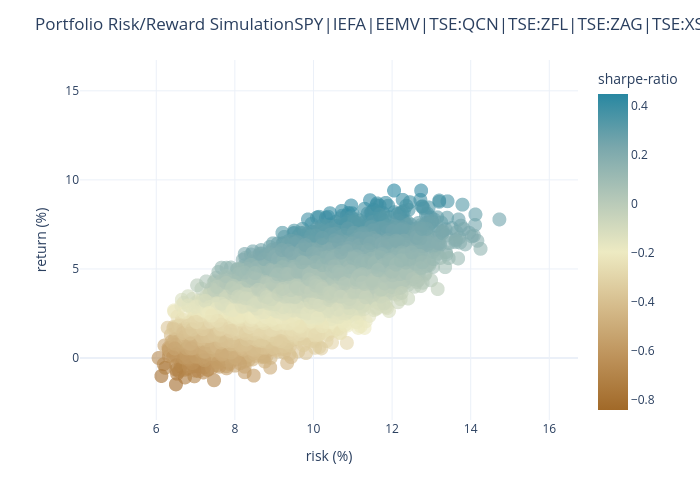

Notebook code cell kept with this figure:
### Markdown cell above
# **Build the Efficient Frontier from all possible weight combinations**

### Code cell
# build the efficient frontier
p.build_efficient_frontier(
    total_portfolio_wt=100,
    min_security_wt=0,
    max_security_wt=30,
    weight_increment=10,
    num_sims=100,
    years=10,
    frequency='monthly',
    verbose = 1000  # print progress every 1,000 portfolios
)
p.plot_efficient_frontier()
p.get_optimal_portfolios(5)

### Figure 1 — Plotly figure (JSON) as saved in the notebook; plotly's stock layout.template omitted (floating-point values rounded to 4 significant figures; data arrays with more than 128 entries replaced by an {"elided": "..."} marker saying what was removed)
{"data": [{"customdata": {"elided": "6728x2 mixed values"}, "hovertemplate": "expected-risk=%{x}<br>expected-return=%{y}<br>portfolio-weights=%{customdata[0]}<br>sharpe-ratio=%{marker.color}<extra></extra>", "legendgroup": "", "marker": {"color": {"elided": "6728 float values"}, "coloraxis": "coloraxis", "opacity": 0.6, "size": 14, "symbol": "circle"}, "mode": "markers", "name": "", "showlegend": false, "type": "scattergl", "x": {"elided": "6728 float values"}, "xaxis": "x", "y": {"elided": "6728 float values"}, "yaxis": "y"}], "layout": {"coloraxis": {"colorbar": {"title": {"text": "sharpe-ratio"}}, "colorscale": [[0, "rgb(161, 105, 40)"], [0.1667, "rgb(189, 146, 90)"], [0.3333, "rgb(214, 189, 141)"], [0.5, "rgb(237, 234, 194)"], [0.6667, "rgb(181, 200, 184)"], [0.8333, "rgb(121, 167, 172)"], [1, "rgb(40, 135, 161)"]]}, "height": 500, "hovermode": "y", "legend": {"title": {"text": "Portfolio Weights"}, "tracegroupgap": 0}, "margin": {"t": 60}, "title": {"text": "Portfolio Risk/Reward SimulationSPY|IEFA|EEMV|TSE:QCN|TSE:ZFL|TSE:ZAG|TSE:XSH|GLD"}, "width": 700, "xaxis": {"anchor": "y", "domain": [0, 1], "range": [4.06, 16.73], "title": {"text": "risk (%)"}}, "yaxis": {"anchor": "x", "domain": [0, 1], "range": [-3.48, 16.73], "title": {"text": "return (%)"}}}}
